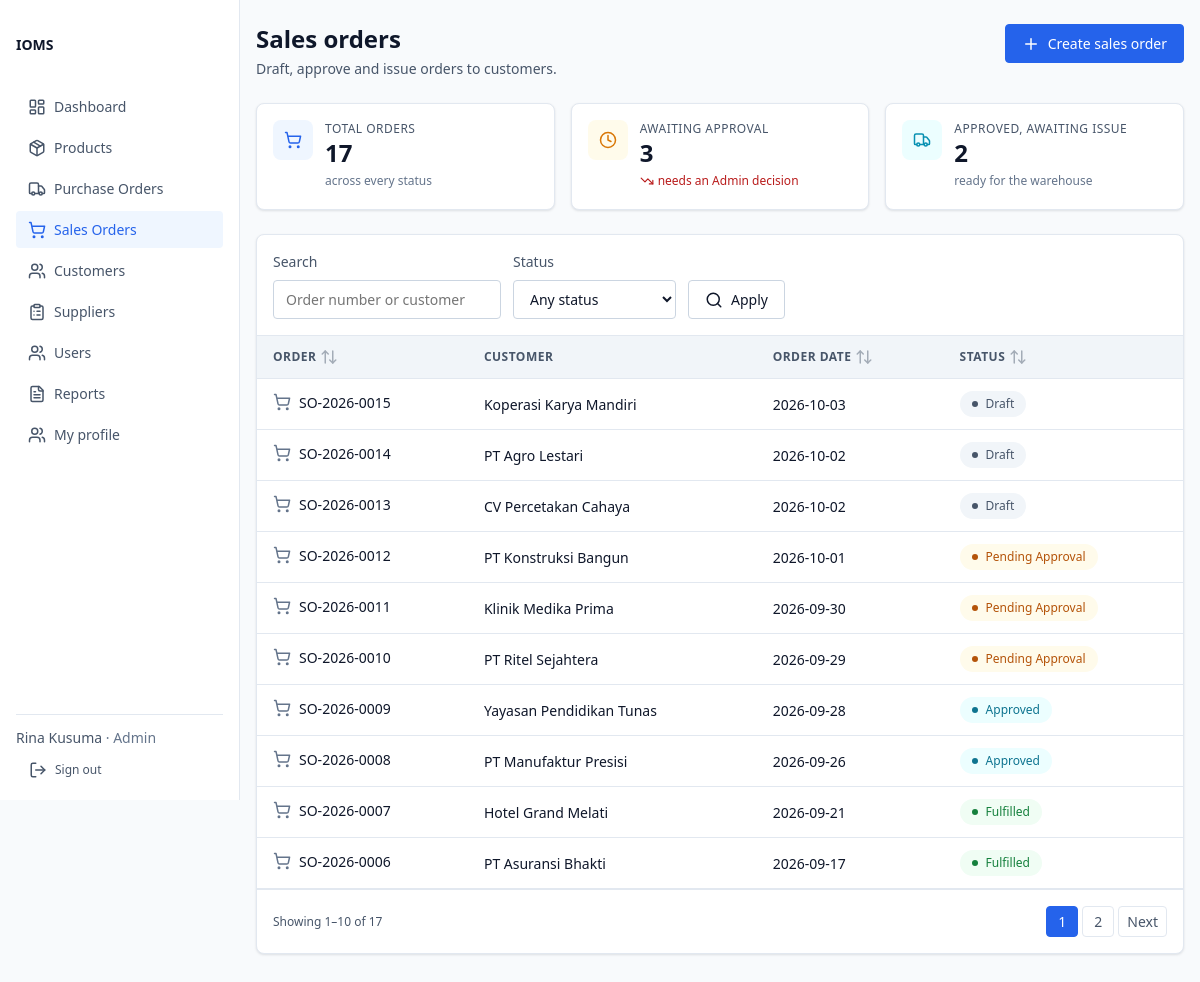
/sales-orders (signed in), run on an earlier commit of the app's database.
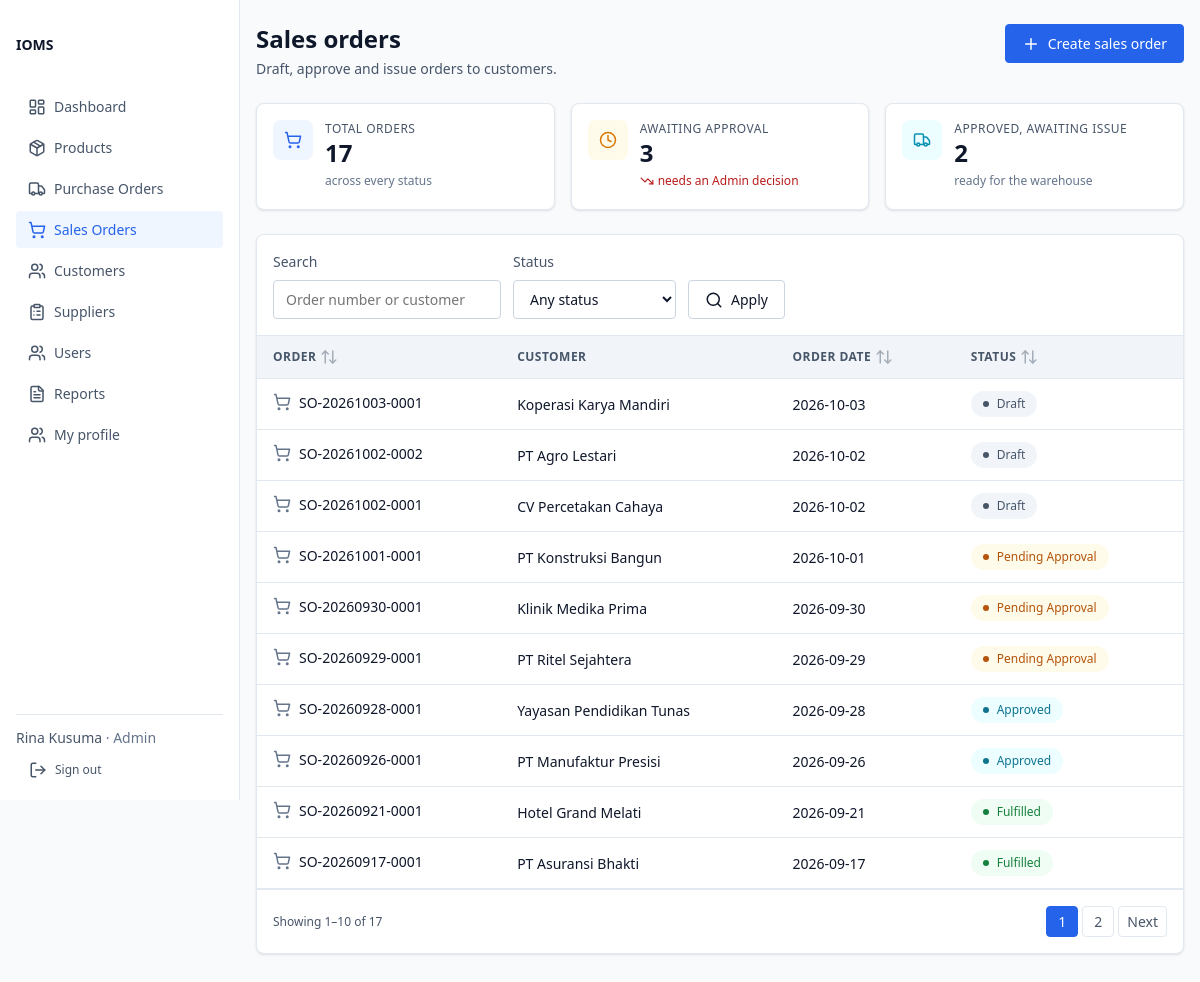
And on a later commit of the database.
### tables this page shows
CREATE TABLE IF NOT EXISTS `sales_order` (
    `id`           BIGINT UNSIGNED NOT NULL AUTO_INCREMENT,
    `order_number` VARCHAR(32)     NOT NULL,
    `customer_id`  BIGINT UNSIGNED NOT NULL,                   
    `created_by`   BIGINT UNSIGNED NOT NULL,                   
    `approved_by`  BIGINT UNSIGNED NULL,                       
    `warehouse_id` BIGINT UNSIGNED NOT NULL,                   
    `status`       ENUM('Draft', 'PendingApproval', 'Approved', 'Fulfilled', 'Cancelled')
                   NOT NULL DEFAULT 'Draft',                   
    `order_date`   DATE            NOT NULL,
    `approved_at`  DATETIME        NULL,
    `created_at`   DATETIME        NOT NULL,
    `updated_at`   DATETIME        NOT NULL,
    PRIMARY KEY (`id`),
    UNIQUE KEY `uq_sales_order_number` (`order_number`),
    KEY `ix_sales_order_status_date` (`status`, `order_date`),
    KEY `ix_sales_order_created_by` (`created_by`),
    KEY `ix_sales_order_customer` (`customer_id`),
    KEY `ix_sales_order_warehouse` (`warehouse_id`),
    CONSTRAINT `fk_sales_order_customer`
        FOREIGN KEY (`customer_id`) REFERENCES `customer` (`id`) ON DELETE RESTRICT,
    CONSTRAINT `fk_sales_order_created_by`
        FOREIGN KEY (`created_by`) REFERENCES `user` (`id`) ON DELETE RESTRICT,
    CONSTRAINT `fk_sales_order_approved_by`
        FOREIGN KEY (`approved_by`) REFERENCES `user` (`id`) ON DELETE RESTRICT,
    CONSTRAINT `fk_sales_order_warehouse`
        FOREIGN KEY (`warehouse_id`) REFERENCES `warehouse` (`id`) ON DELETE RESTRICT
);

### app/Support/View.php (called while the page is built, shortened)
<?php
final class View
{
    private array $shared = [];
    public function share(string $key, mixed $value): void
    {
        $this->shared[$key] = $value;
    }
    public function render(string $template, array $data = [], string $layout = 'layout/app'): string
    {
        $content = $this->renderPartial($template, $data);
        return $this->renderPartial($layout, array_merge($data, ['content' => $content]));
    }
    public function renderPartial(string $template, array $data = []): string
    {
        $file = $this->viewPath . '/' . $template . '.php';
        $scope = array_merge($this->shared, $data);
        try {
            (static function (string $__file, array $__scope): void {
                extract($__scope, EXTR_SKIP);
                require $__file;
            })($file, $scope);
        } catch (Throwable $e) {
            ob_end_clean();
            throw $e;
        }
        $output = ob_get_clean();
        return $output === false ? '' : $output;
    }
    public static function e(?string $value): string
    {
        return htmlspecialchars($value ?? '', ENT_QUOTES | ENT_SUBSTITUTE, 'UTF-8');
    }
}

### app/Controller/SalesOrderController.php (called while the page is built, shortened)
<?php
final class SalesOrderController
{
    public function index(Request $request): Response
    {
        $actingUser = $this->actingUser();
        $criteria = $this->criteriaFrom($request) + $this->salesOrders->scopeFor($actingUser);
        $filters = $request->queryState(self::FILTER_KEYS);
        $sorted = $criteria + $request->sortCriteria(self::SORT_KEYS, 'desc');
        $paginator = new Paginator(
            $this->salesOrders->count($criteria),
            $request->queryInt('page', 1),
            $filters,
        );
        $orders = $this->salesOrders->search($sorted, $paginator->perPage(), $paginator->offset());
        return Response::html($this->view->render('sales-orders/index', [
            'title'         => 'Sales orders',
            'activeNav'     => 'sales-orders',
            'orders'        => $orders,
            'paginator'     => $paginator,
            'basePath'      => '/sales-orders',
            'filters'       => $filters,
            'hasFilters'    => $filters !== [],
            'statuses'      => SalesOrderStatus::cases(),
            'customerNames' => $this->customerNames($orders),
            'summary'       => $this->summary($actingUser),
            'canCreate'     => $actingUser->isAdmin() || $actingUser->isSales(),
            'scopedToSelf'  => $actingUser->role === Role::Sales,
        ]));
    }
    private function summary(User $actingUser): array
    {
        $counts = $this->salesOrders->countByStatus($actingUser);
        return [
            'total'           => array_sum($counts),
            'pendingApproval' => $counts[SalesOrderStatus::PendingApproval->value] ?? 0,
            'awaitingIssue'   => $counts[SalesOrderStatus::Approved->value] ?? 0,
        ];
    }
    private function customerNames(array $orders): array
    {
        $names = [];
        foreach ($orders as $order) {
            $names[$order->customerId] = $this->parties->requireCustomer($order->customerId)->name;
        }
        return $names;
    }
    private function criteriaFrom(Request $request): array
    {
        $criteria = [];
        return $criteria;
    }
    private function actingUser(): User
    {
        $id = $this->session->userId();
        return $this->users->requireUser($id);
    }
}

### public/index.php (called while the page is built, shortened)
<?php
$config = require dirname(__DIR__) . '/config/app.php';
$buildContainer = require dirname(__DIR__) . '/config/container.php';
$container = $buildContainer($config);
$router = $container['router'];
$view = $container['view'];
$request = Request::fromGlobals();
$errorResponse = static function (
    Request $request,
    View $view,
    int $status,
    string $code,
    string $message,
): Response {
    if ($request->expectsJson()) {
        return Response::jsonError($code, $message, $status);
    }
    return Response::html(
        $view->render('error/' . $status, ['title' => 'Error ' . $status], 'layout/auth'),
        $status,
    );
};
try {
    $route = $router->match($request->method(), $request->path());
    $controllers = $container['controllers'];
    $controllerKey = $route['controller'];
    $controller = $controllers[$controllerKey]();
    $action = $route['action'];
    $response = $controller->{$action}($request->withRouteParams($route['params']));
} catch (UnauthenticatedException) {
    if ($request->expectsJson()) {
        Response::jsonError('unauthorized', 'Authentication required.', 401)->send();
    } else {
        Response::redirect('/login')->send();
    }
} catch (ForbiddenException $e) {
    $errorResponse($request, $view, 403, 'forbidden', $e->getMessage())->send();
} catch (NotFoundException) {
    $errorResponse($request, $view, 404, 'not_found', 'Resource not found.')->send();
} catch (RateLimitException $e) {
    if ($request->expectsJson()) {
        Response::jsonError('rate_limited', $e->getMessage(), 429)->send();
    } else {
        Response::html(
            $view->render('error/429', ['title' => 'Too Many Requests'], 'layout/auth'),
            429,
        )->send();
    }
} catch (ValidationException | DomainException $e) {
    error_log('Unhandled domain/validation error: ' . $e->getMessage());
    $errorResponse($request, $view, 400, 'invalid_request', 'The request could not be processed.')->send();
} catch (Throwable $e) {
    error_log(sprintf(
        'Unhandled %s: %s in %s:%d',
        $e::class,
        $e->getMessage(),
        $e->getFile(),
        $e->getLine(),
    ));
    $errorResponse($request, $view, 500, 'server_error', 'Something went wrong. Please try again.')->send();
}

### app/Support/Request.php (called while the page is built, shortened)
<?php
final class Request
{
    public function queryString(string $key, string $default = ''): string
    {
        $value = $this->query[$key] ?? null;
        return is_string($value) ? trim($value) : $default;
    }
    public function queryState(array $keys): array
    {
        $state = [];
        foreach ($keys as $key) {
            $value = $this->queryString($key);
        }
        return $state;
    }
}

### app/Support/Database.php (called while the page is built, shortened)
<?php
final class Database implements TransactionRunner
{
    private ?PDO $pdo = null;
    public function pdo(): PDO
    {
        if ($this->pdo instanceof PDO) {
            return $this->pdo;
        }
        $dsn = sprintf(
            'mysql:host=%s;port=%d;dbname=%s;charset=utf8mb4',
            $this->config['host'],
            $this->config['port'],
            $this->config['database'],
        );
        try {
            $this->pdo = new PDO(
                $dsn,
                $this->config['username'],
                $this->config['password'],
                [
                    PDO::ATTR_ERRMODE            => PDO::ERRMODE_EXCEPTION,
                    PDO::ATTR_DEFAULT_FETCH_MODE => PDO::FETCH_ASSOC,
                    PDO::ATTR_EMULATE_PREPARES   => false,
                    PDO::ATTR_STRINGIFY_FETCHES  => false,
                    \Pdo\Mysql::ATTR_FOUND_ROWS  => true,
                ],
            );
        } catch (PDOException $e) {
            error_log('Database connection failed: ' . $e->getMessage());
            throw new RuntimeException('Database connection failed.', 0, $e);
        }
        return $this->pdo;
    }
}

### app/Repository/Mysql/MysqlRepository.php (called while the page is built, shortened)
<?php
abstract class MysqlRepository
{
    protected function pdo(): PDO
    {
        return $this->db->pdo();
    }
    protected function run(string $sql, array $params = []): PDOStatement
    {
        $statement = $this->pdo()->prepare($sql);
        $statement->execute($params);
        return $statement;
    }
    protected function fetchAll(string $sql, array $params = []): array
    {
        $rows = $this->run($sql, $params)->fetchAll();
        return $rows;
    }
}

### app/Repository/Mysql/MysqlSalesOrderRepository.php (called while the page is built, shortened)
<?php
final class MysqlSalesOrderRepository extends MysqlRepository implements SalesOrderRepositoryInterface
{
    public function search(array $criteria, int $limit, int $offset): array
    {
        [$where, $params] = $this->buildFilter($criteria);
        $sortColumn = $this->resolveSortColumn(self::SORTABLE, $criteria['sort'] ?? null, 'order_date');
        $direction = $this->resolveDirection($criteria['direction'] ?? null);
        $rows = $this->fetchAll(
            self::SELECT . $where
            . ' ORDER BY ' . $sortColumn . ' ' . $direction . ', id DESC'
            . ' LIMIT :limit OFFSET :offset',
            $params + ['limit' => $limit, 'offset' => $offset],
        );
        return array_map(fn (array $row): SalesOrder => $this->hydrate($row, []), $rows);
    }
    private function buildFilter(array $criteria): array
    {
        $clauses = [];
        $params = [];
        return [$clauses === [] ? '' : ' WHERE ' . implode(' AND ', $clauses), $params];
    }
    private function hydrate(array $row, array $items): SalesOrder
    {
        $approvedBy = $row['approved_by'];
        return new SalesOrder(
            (int) $row['id'],
            (string) $row['order_number'],
            (int) $row['customer_id'],
            (int) $row['created_by'],
            $approvedBy === null ? null : (int) $approvedBy,
            (int) $row['warehouse_id'],
            SalesOrderStatus::from((string) $row['status']),
            (string) $row['order_date'],
            $items,
        );
    }
}

### app/Service/SalesOrderService.php (called while the page is built, shortened)
<?php
final class SalesOrderService
{
    public function search(array $criteria, int $limit, int $offset): array
    {
        return $this->orders->search($criteria, $limit, $offset);
    }
}

### app/Entity/Enum/SalesOrderStatus.php (called while the page is built, shortened)
<?php
enum SalesOrderStatus: string
{
    public function label(): string
    {
        return match ($this) {
            self::Draft => 'Draft',
            self::PendingApproval => 'Pending Approval',
            self::Approved => 'Approved',
            self::Fulfilled => 'Fulfilled',
            self::Cancelled => 'Cancelled',
        };
    }
}

### views/sales-orders/index.php (the view, shortened to what the changed rows need)
<?php
$badgeClass = static fn (SalesOrderStatus $status): string => match ($status) {
    SalesOrderStatus::Draft => 'badge--draft',
    SalesOrderStatus::PendingApproval => 'badge--pending',
    SalesOrderStatus::Approved => 'badge--approved',
    SalesOrderStatus::Fulfilled => 'badge--fulfilled',
    SalesOrderStatus::Cancelled => 'badge--cancelled',
};
?>
<div class="page-header">
    <div>
        <h1 class="page-title">Sales orders</h1>
    </div>
</div>
<div class="card">
    <?php if ($orders === [] && $hasFilters) : ?>
        <?= $view->renderPartial('layout/_empty-state', [
            'icon' => 'filter-x',
            'heading' => 'No sales orders match these filters',
            'text' => 'Try a different order number, customer or status, or clear the filters to see every order.',
            'actionLabel' => 'Clear filters',
            'actionHref' => '/sales-orders',
        ]) ?>
    <?php else : ?>
        <div class="table-wrap">
            <table class="table">
                <thead>
                    <tr>
                        <?= $view->renderPartial('layout/_sort-header', [
                            'label' => 'Order',
                            'sortKey' => 'number',
                            'basePath' => $basePath,
                            'filters' => $filters,
                        ]) ?>
                        <th scope="col">Customer</th>
                        <?= $view->renderPartial('layout/_sort-header', [
                            'label' => 'Order date',
                            'sortKey' => 'date',
                            'basePath' => $basePath,
                            'filters' => $filters,
                        ]) ?>
                        <?= $view->renderPartial('layout/_sort-header', [
                            'label' => 'Status',
                            'sortKey' => 'status',
                            'basePath' => $basePath,
                            'filters' => $filters,
                        ]) ?>
                    </tr>
                </thead>
                <tbody>
                    <?php foreach ($orders as $order) : ?>
                        <tr>
                            <td>
                                <a class="row-entity" href="/sales-orders/<?= (int) $order->id ?>">
                                    <svg class="icon" aria-hidden="true">
                                        <use href="/assets/icons/lucide-sprite.svg#shopping-cart"></use>
                                    </svg>
                                    <span class="cell-primary tabular"><?= View::e($order->orderNumber) ?></span>
                                </a>
                            </td>
                            <td><?= View::e($customerNames[$order->customerId] ?? '—') ?></td>
                            <td class="tabular"><?= View::e($order->orderDate) ?></td>
                            <td>
                                <span class="badge <?= $badgeClass($order->status) ?>">
                                    <?= View::e($order->status->label()) ?>
                                </span>
                            </td>
                        </tr>
                    <?php endforeach; ?>
                </tbody>
            </table>
        </div>
    <?php endif; ?>
</div>

What changed in the data, as far as the page shows it:
changed sales_order "Koperasi Karya Mandiri": order_number "SO-2026-0015" → "SO-20261003-0001"
changed sales_order "PT Agro Lestari": order_number "SO-2026-0014" → "SO-20261002-0002"
changed sales_order "CV Percetakan Cahaya": order_number "SO-2026-0013" → "SO-20261002-0001"
changed sales_order "PT Konstruksi Bangun": order_number "SO-2026-0012" → "SO-20261001-0001"
changed sales_order "Klinik Medika Prima": order_number "SO-2026-0011" → "SO-20260930-0001"
changed sales_order "PT Ritel Sejahtera": order_number "SO-2026-0010" → "SO-20260929-0001"
changed sales_order "Yayasan Pendidikan Tunas": order_number "SO-2026-0009" → "SO-20260928-0001"
changed sales_order "PT Manufaktur Presisi": order_number "SO-2026-0008" → "SO-20260926-0001"
changed sales_order "Hotel Grand Melati": order_number "SO-2026-0007" → "SO-20260921-0001"
changed sales_order "PT Asuransi Bhakti": order_number "SO-2026-0006" → "SO-20260917-0001"
